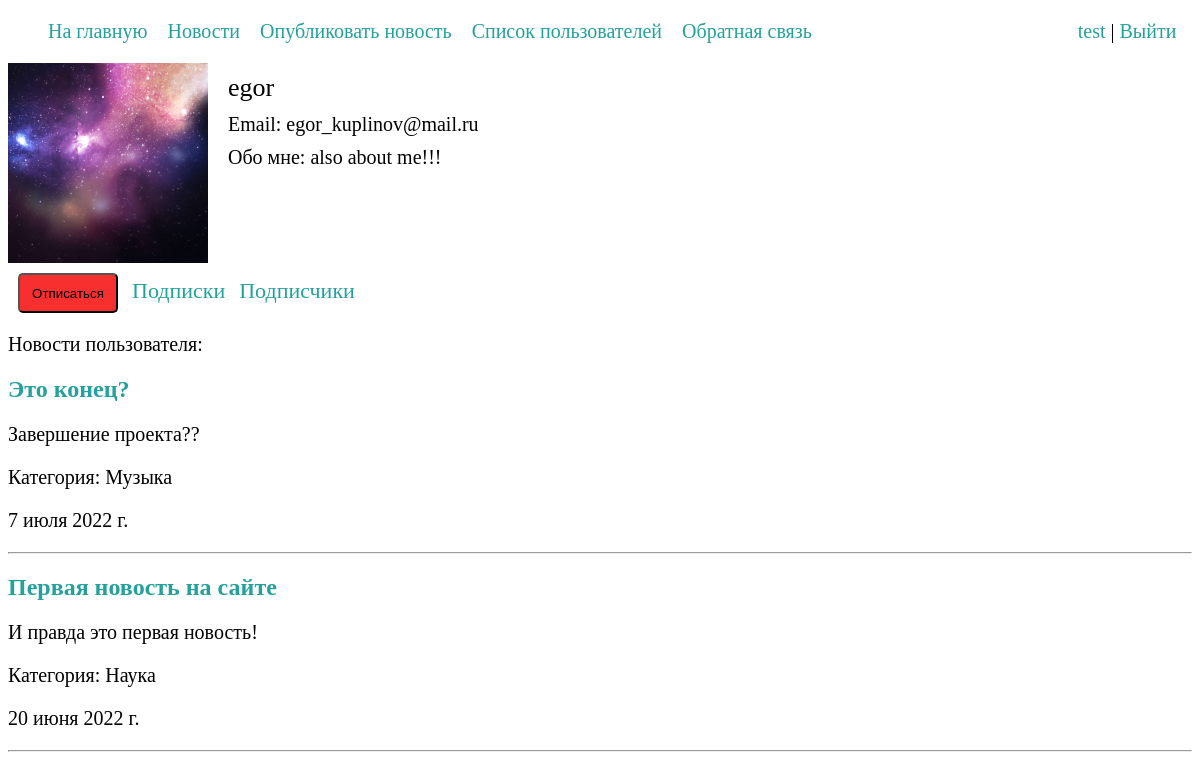
Page /account/2/ (signed in) on the committed database.
### account/models.py (models this page shows, shortened)
class Profile(models.Model):
    user = models.OneToOneField(User, null=True, on_delete=models.CASCADE)
    about = models.TextField(null=True, blank=True)
    profile_pic = models.ImageField(null=True, blank=True, upload_to="photos/", default="photos/user.png",
                                    verbose_name='Фотография пользователя')
    class Meta:
        verbose_name = 'Профиль'
        verbose_name_plural = 'Профили'
        ordering = ['id']

### news/models.py (models this page shows, shortened)
class News(models.Model):
    title = models.CharField(max_length=255, verbose_name='Заголовок')
    content = models.TextField(blank=False, verbose_name='Текст новости')
    time_created = models.DateTimeField(auto_now_add=True)
    cat = models.ForeignKey('Category', on_delete=models.CASCADE, null=True, verbose_name='Категория')
    author = models.ForeignKey(User, on_delete=models.CASCADE, null=True, verbose_name='Автор')
    def get_absolute_url(self):
        return reverse('newsById', kwargs={'news_id': self.pk})
    class Meta:
        verbose_name = 'Новости'
        verbose_name_plural = 'Новости'
        ordering = ['-time_created', 'title']

class Category(models.Model):
    name = models.CharField(max_length=100, db_index=True, verbose_name='Категория')
    slug = models.SlugField(max_length=255, db_index=True, unique=True, verbose_name='URL')
    def __str__(self):
        return self.name
    class Meta:
        verbose_name = 'Категории'
        verbose_name_plural = 'Категории'
        ordering = ['id']

### account/views.py (the view)
# urls.py: path('<int:profile_id>/', ShowProfile.as_view(), name='profile'),
class ShowProfile(LoginRequiredMixin, DataMixin, DetailView):
    model = Profile
    template_name = 'account/profile.html'
    pk_url_kwarg = 'profile_id'
    context_object_name = 'profile'
    login_url = reverse_lazy('login')
    def get_context_data(self, *, object_list=None, **kwargs):
        context = super().get_context_data(**kwargs)
        us_id = Profile.objects.get(id=self.kwargs['profile_id']).user_id
        context['news'] = News.objects.filter(author_id=us_id)
        f1 = UserFollowing.objects.filter(following_user_id=self.request.user.id, user_id=us_id)
        if f1:
            context['is_flw'] = True
        else:
            context['is_flw'] = False
        mix_def = self.get_user_context(
            title="Профиль пользователя " + User.objects.select_related('profile').get(id=us_id).username)
        return dict(list(context.items()) + list(mix_def.items()))
    def get_queryset(self):
        return Profile.objects.filter(id=self.kwargs['profile_id']).select_related('user')

### account/utils.py (called while the page is built)
    def get_user_context(self, **kwargs):
        context = kwargs
        cats = Category.objects.all()
        context['menu'] = menu
        context['cats'] = cats
        return context

### first_project/context_processors.py (called while the page is built)
def menu_proc(request):
    return {'menu': menu}

### account/templates/account/profile.html
{% extends 'news/base.html' %}
{% load static %}
{% block content %}
    <div class="profileCard">
        <img src="{{ profile.profile_pic.url }}" class="avatar" alt="avatar">
        <div class="about">
            <p class="username">{{ profile.user.username }}</p>
            <p>Email: {{ profile.user.email }}</p>
            <p class="aboutUser">Обо мне: {{ profile.about }}</p>
        </div>
    </div>
{% if profile.id == request.user.profile.id %}
    <button  class="editProfile" onclick="window.location.href = '{% url 'editProfile' %}';">Редактировать профиль</button>
{% else %}
    {% if is_flw %}
        <button class="unflw_btn" onclick="window.location.href = '{% url 'following' %}?param=unfollow&usid={{profile.user.id}}';">Отписаться</button>
    {% else %}
        <button class="flw_btn" onclick="window.location.href = '{% url 'following' %}?param=follow&usid={{profile.user.id}}';">Подписаться</button>
    {% endif %}
{% endif %}
<a href="{% url 'subs' %}?usid={{profile.user.id}}" class="subs">Подписки</a>
<a href="{% url 'followers' %}?usid={{profile.user.id}}" class="subs">Подписчики</a>
<div class="userNews">
    <p>Новости пользователя:</p>
    {% for n in news %}
        <h2><a href="{{ n.get_absolute_url }}">{{n.title}}</a></h2>
        <p>{{n.content}}</p>
        <p>Категория: {{n.cat}}</p>
        <P>{{n.time_created|date:""}}</P>
    <hr>
    {% endfor %}
</div>
{% endblock %}

### news/templates/news/base.html (shortened to what this page needs)
{% load static %}
<!DOCTYPE html>
<html lang="en">
<head>
    <link rel='stylesheet' type='text/css' href="{% static 'news/css/styles.css' %}" />
</head>
<body>
{% block mainmenu %}
<ul class="head">
    {% for m in menu %}
    <li><a href="{% url m.url_name %}">{{m.title}}</a></li>
    {% endfor %}
    {% if request.user.is_authenticated %}
            <li class="headLogin"><a href="{% url 'profile' profile_id=user.profile.id %}">{{ user.username }}</a> | <a href="{% url 'logout' %}">Выйти</a></li>
    {% else %}
        <li class="headLogin"><a href="{% url 'register' %}">Регистрация</a> | <a href="{% url 'login' %}">Вход</a></li>
    {% endif %}
</ul>
{% endblock mainmenu %}
{% block content %}
{% endblock %}
</body>
</html>

### news/static/news/css/styles.css (style rules this page uses)
a:active, a:hover, a { text-decoration: none; color: #24a19c; }
.head { width: 97%; display: flex; font-size: 20px; }
.head li { display: inline; margin-right: 20px; }
.headLogin { margin-left: auto; margin-right: 0em; }
.profileCard { width: 97%; display: flex; }
.avatar { height: 200px; width: 200px; margin-right: 10px; }
.profileCard p { margin: 10px 10px 10px 10px; font-size: 20px; }
.profileCard .username { font-size: 26px; }
.profileCard .aboutUser { width: 500px; }
.userNews p { font-size: 20px; }
.unflw_btn { width:100px; height: 40px; margin: 10px 0px 0px 10px; background-color: #f72f2f; border-radius: 5px; cursor: pointer; color: black; }
.subs { font-size: 22px; margin-left: 10px; }

### rows in the picture
Profile: profile_pic (picture), user.username "egor", user.email "egor_kuplinov@mail.ru", about "also about me!!!"
News: title "Это конец?", content "Завершение проекта??", cat "Музыка", time_created "7 июля 2022 г."
News: title "Первая новость на сайте", content "И правда это первая новость!", cat "Наука", time_created "20 июня 2022 г."

### other values in the picture
{{ m.title }} "На главную" "Новости" "Опубликовать новость" "Список пользователей" "Обратная связь"
{{ user.username }} "test"
